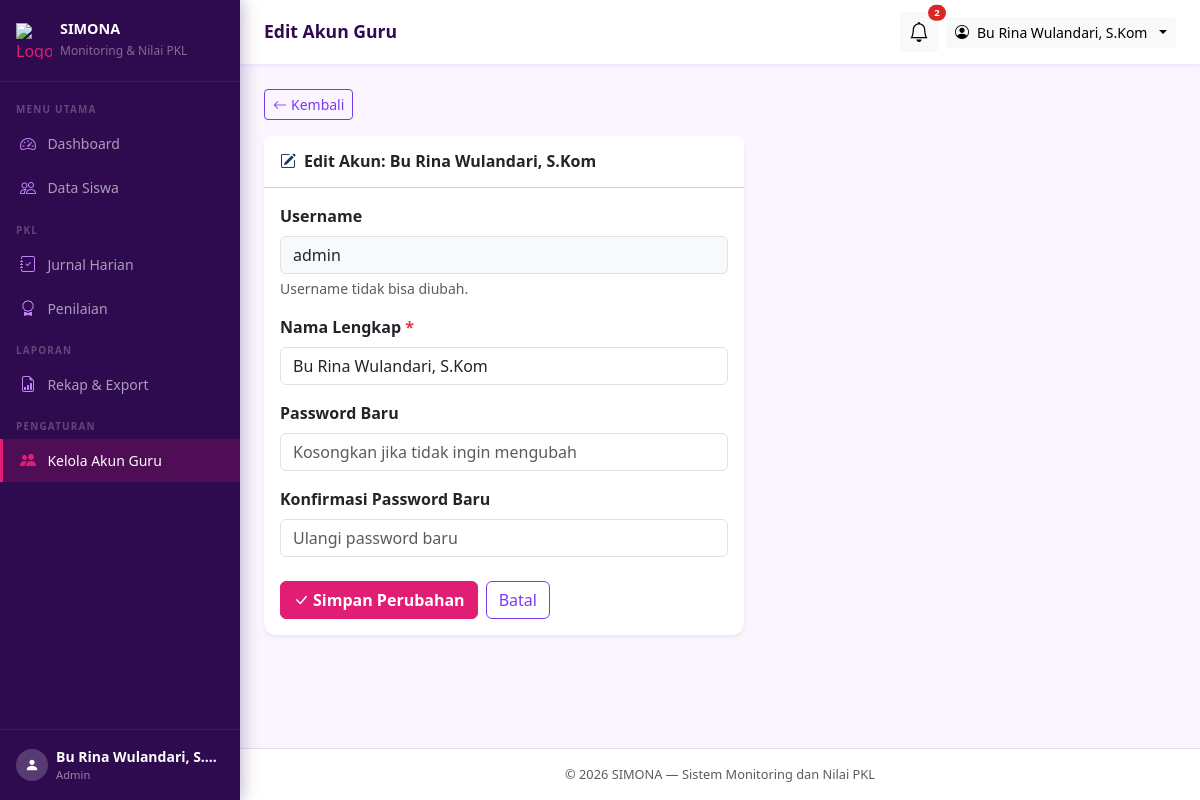
/admin/akun/edit.php?id=1 (signed in), run on an earlier commit of the app's database.
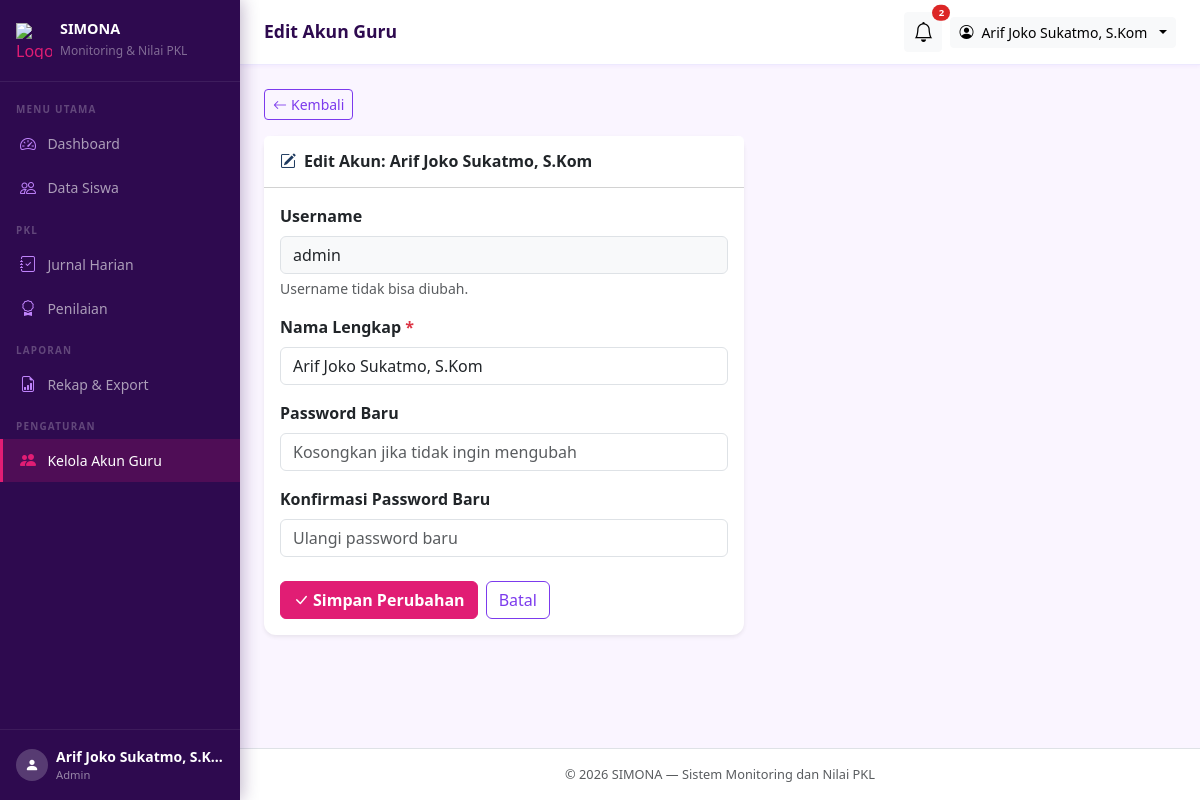
And on a later commit of the database.
### tables this page shows
CREATE TABLE `users` (
  `id` int(10) unsigned NOT NULL AUTO_INCREMENT,
  `nama` varchar(100) NOT NULL,
  `username` varchar(50) NOT NULL,
  `password` varchar(255) NOT NULL COMMENT 'Hasil password_hash(), bukan teks asli',
  `role` enum('admin','siswa') NOT NULL DEFAULT 'siswa',
  `created_at` timestamp NOT NULL DEFAULT current_timestamp(),
  PRIMARY KEY (`id`),
  UNIQUE KEY `uq_username` (`username`)
);

### includes/auth.php (called while the page is built, shortened)
<?php
function current_user(): array
{
    return [
        'user_id'  => $_SESSION['user_id']  ?? null,
        'nama'     => $_SESSION['nama']     ?? '',
        'username' => $_SESSION['username'] ?? '',
        'role'     => $_SESSION['role']     ?? '',
        'siswa_id' => $_SESSION['siswa_id'] ?? null,
    ];
}
function current_role(): string
{
    return $_SESSION['role'] ?? '';
}

### includes/functions.php (called while the page is built, shortened)
<?php
function e(string $string): string
{
    return htmlspecialchars($string, ENT_QUOTES, 'UTF-8');
}

### admin/akun/edit.php (the view, shortened to what the changed rows need)
<?php
require_once __DIR__ . '/../../includes/auth.php';
require_once __DIR__ . '/../../includes/functions.php';
$db   = get_db();
$id   = (int)($_GET['id'] ?? 0);
$stmt = $db->prepare("SELECT * FROM users WHERE id = ? AND role = 'admin'");
$stmt->execute([$id]);
$akun = $stmt->fetch();
$input  = $akun;
require_once __DIR__ . '/../../includes/header.php';
?>
<div class="card border-0 shadow-sm" style="max-width:480px">
  <div class="card-header bg-white py-3">
    <h6 class="mb-0 fw-bold">
      <i class="bi bi-pencil-square me-2" style="color:#1e3a5f"></i>Edit Akun: <?= e($akun['nama']) ?>
    </h6>
  </div>
  <div class="card-body">
    <form method="POST" novalidate>
      <div class="mb-3">
        <label class="form-label fw-semibold">Username</label>
        <input type="text" class="form-control bg-light" value="<?= e($akun['username']) ?>" disabled>
        <div class="form-text">Username tidak bisa diubah.</div>
      </div>
      <div class="mb-3">
        <label class="form-label fw-semibold">Nama Lengkap <span class="text-danger">*</span></label>
        <input type="text" name="nama" class="form-control"
               value="<?= e($input['nama']) ?>" required>
      </div>
    </form>
  </div>
</div>
<?php require_once __DIR__ . '/../../includes/footer.php'; ?>

### includes/header.php (shortened to what the changed rows need)
<?php
require_once __DIR__ . '/../includes/functions.php';
require_once __DIR__ . '/../includes/auth.php';
$user       = current_user();
$role       = current_role();
?>
<!DOCTYPE html>
<html lang="id">
<head>
  <link href="https://cdn.jsdelivr.net/npm/bootstrap@5.3.3/dist/css/bootstrap.min.css" rel="stylesheet">
  <link href="https://cdn.jsdelivr.net/npm/bootstrap-icons@1.11.3/font/bootstrap-icons.min.css" rel="stylesheet">
</head>
<body>
<nav class="sidebar" id="sidebar">
  <div class="sidebar-footer">
    <div class="d-flex align-items-center gap-2">
      <div style="min-width:0">
        <div class="text-white small fw-semibold text-truncate"><?= e($user['nama']) ?></div>
        <div style="color:rgba(255,255,255,0.5);font-size:0.7rem"><?= $role === 'admin' ? 'Admin' : 'Siswa' ?></div>
      </div>
    </div>
  </div>
</nav>
<div class="main-wrapper">
  <div class="topbar">
    <div class="d-flex align-items-center gap-2">
      <div class="dropdown">
        <button class="btn btn-sm btn-light dropdown-toggle d-flex align-items-center gap-2" data-bs-toggle="dropdown">
          <i class="bi bi-person-circle"></i>
          <span class="d-none d-sm-inline"><?= e($user['nama']) ?></span>
        </button>
      </div>
    </div>
  </div>
  <div class="content-area">

What changed in the data, as far as the page shows it:
changed users "admin": nama "Bu Rina Wulandari, S.…" → "Arif Joko Sukatmo, S.K…"; nama "Bu Rina Wulandari, S.Kom" → "Arif Joko Sukatmo, S.Kom"
